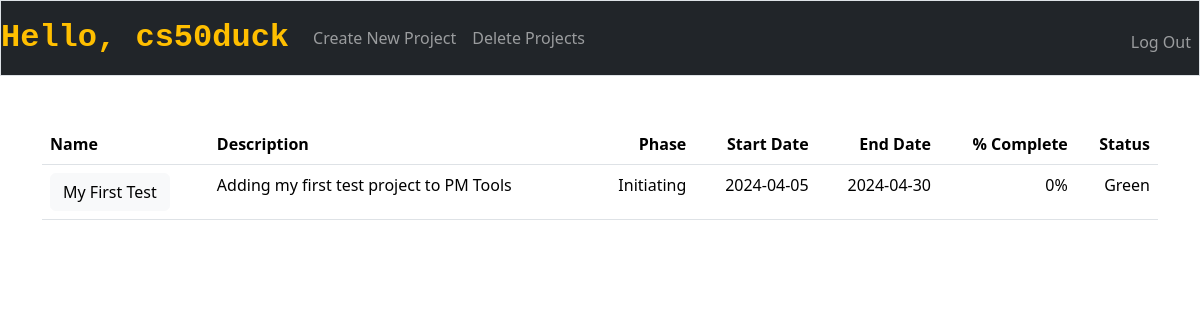
Before: / (signed in) with the older database file.
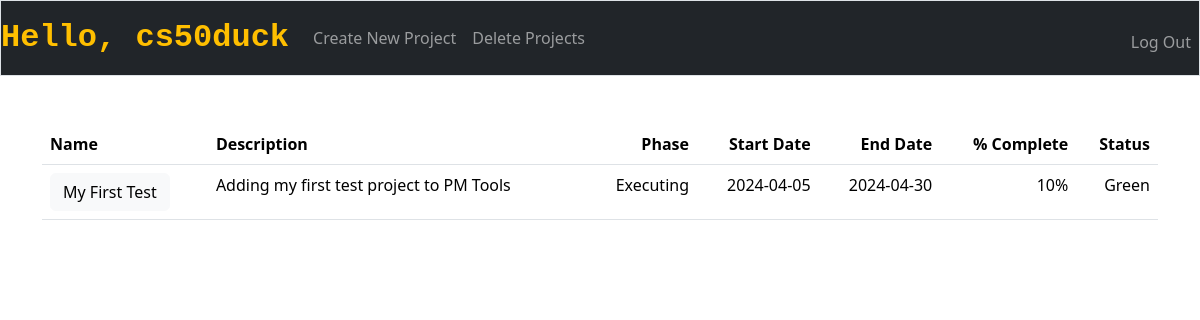
After: the same page with the newer database file.
### tables this page shows
CREATE TABLE projects(
	id INTEGER PRIMARY KEY AUTOINCREMENT NOT NULL,
	user_id INTEGER NOT NULL,
	name TEXT NOT NULL,
	description TEXT NOT NULL,
	start_date DATE NOT NULL,
	end_date DATE NOT NULL,
	percent_complete INTEGER NOT NULL DEFAULT 0,
	status TEXT CHECK(status IN('Green', 'Yellow', 'Red')) NOT NULL DEFAULT 'Green',
	phase TEXT CHECK(phase IN('Initiating', 'Plannning', 'Executing', 'Delivering', 'Closing')) NOT NULL DEFAULT 'Initiating',
	FOREIGN KEY(user_id) REFERENCES users(id)
	);

### app.py (the view)
@app.route("/", methods=["GET", "POST"])
@login_required
def index():
    user = db.execute("SELECT username FROM users WHERE id = ?", session["user_id"])[0]
    projects = db.execute("SELECT * FROM projects WHERE user_id = ?", session["user_id"])
    if request.method == "POST":
        project_id = request.form["project_id"]
        url = "/edit_project/" + str(project_id)
        return redirect(url)
    else:
        return render_template("index.html", user=user, projects=projects)

### app.py (called while the page is built)
@app.after_request
def after_request(response):
    response.headers["Cache-Control"] = "no-cache, no-store, must-revalidate"
    response.headers["Expires"] = 0
    response.headers["Pragma"] = "no-cache"
    return response

### helpers.py (called while the page is built)
def login_required(f):
    @wraps(f)
    def decorated_function(*args, **kwargs):
        if session.get("user_id") is None:
            return redirect("/login")
        return f(*args, **kwargs)
    return decorated_function

### templates/index.html (shortened to what this page needs)
{% extends "layout.html" %}
{% block main %}
    <table class="table table-all">
        <thead>
            <tr>
                <th class="text-start">Name</th>
                <th class="text-start">Description</th>
                <th class="text-end">Phase</th>
                <th class="text-end">Start Date</th>
                <th class="text-end">End Date</th>
                <th class="text-end">% Complete</th>
                <th class="text-end">Status</th>
            </tr>
        </thead>
        <tbody>
            {% for project in projects %}
                <tr>
                    <td class="text-start">
                        <form action="/" method="post">
                            <button type="submit" class="btn btn-light">{{ project.name }}</button>
                        </form>
                    </td>
                    <td class="text-start">{{ project.description }}</td>
                    <td class="text-end">{{ project.phase }}</td>
                    <td class="text-end">{{ project.start_date }}</td>
                    <td class="text-end">{{ project.end_date }}</td>
                    <td class="text-end">{{ project.percent_complete }}%</td>
                    <td class="text-end">{{ project.status }}</td>
                </tr>
            {% endfor %}
        </tbody>
    </table>
{% endblock %}

Changed rows visible on the page:
changed projects "My First Test": phase "Initiating" → "Executing"; percent_complete "0" → "10"
